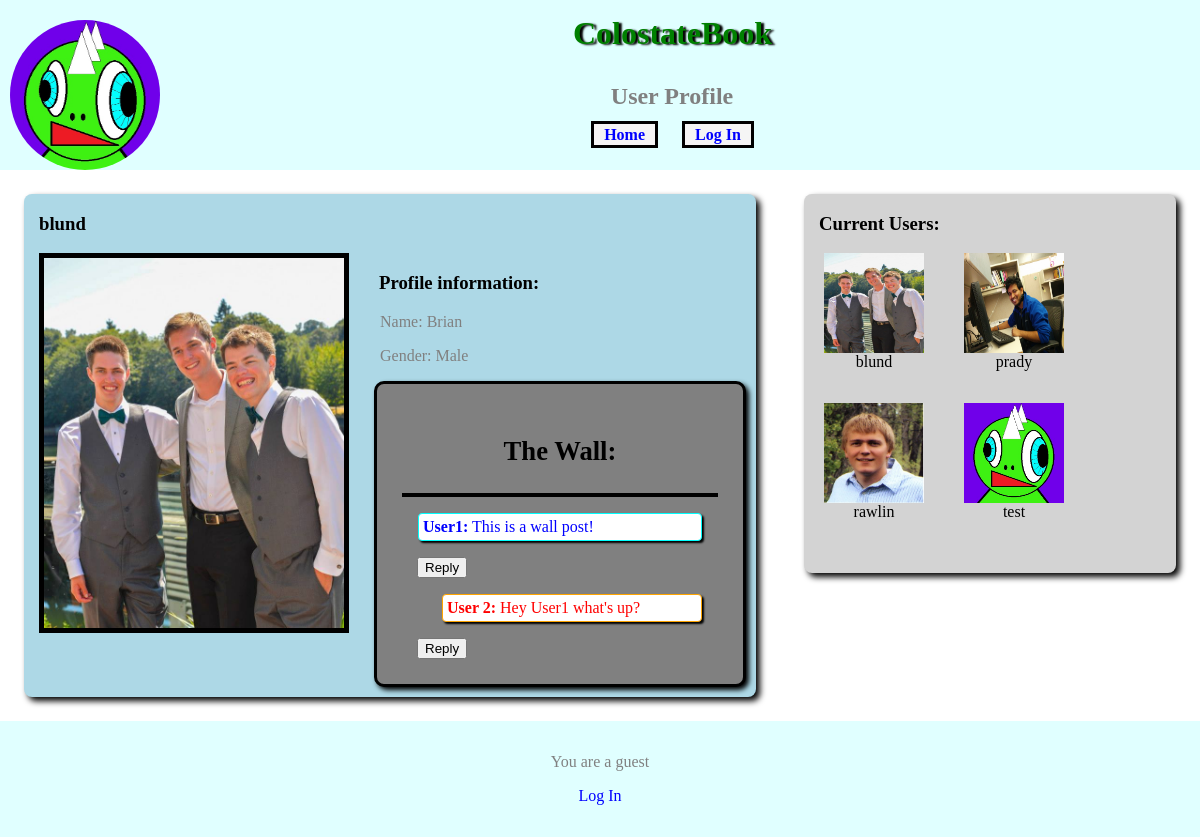
Page /profile.php?uname=blund on the earlier database version.
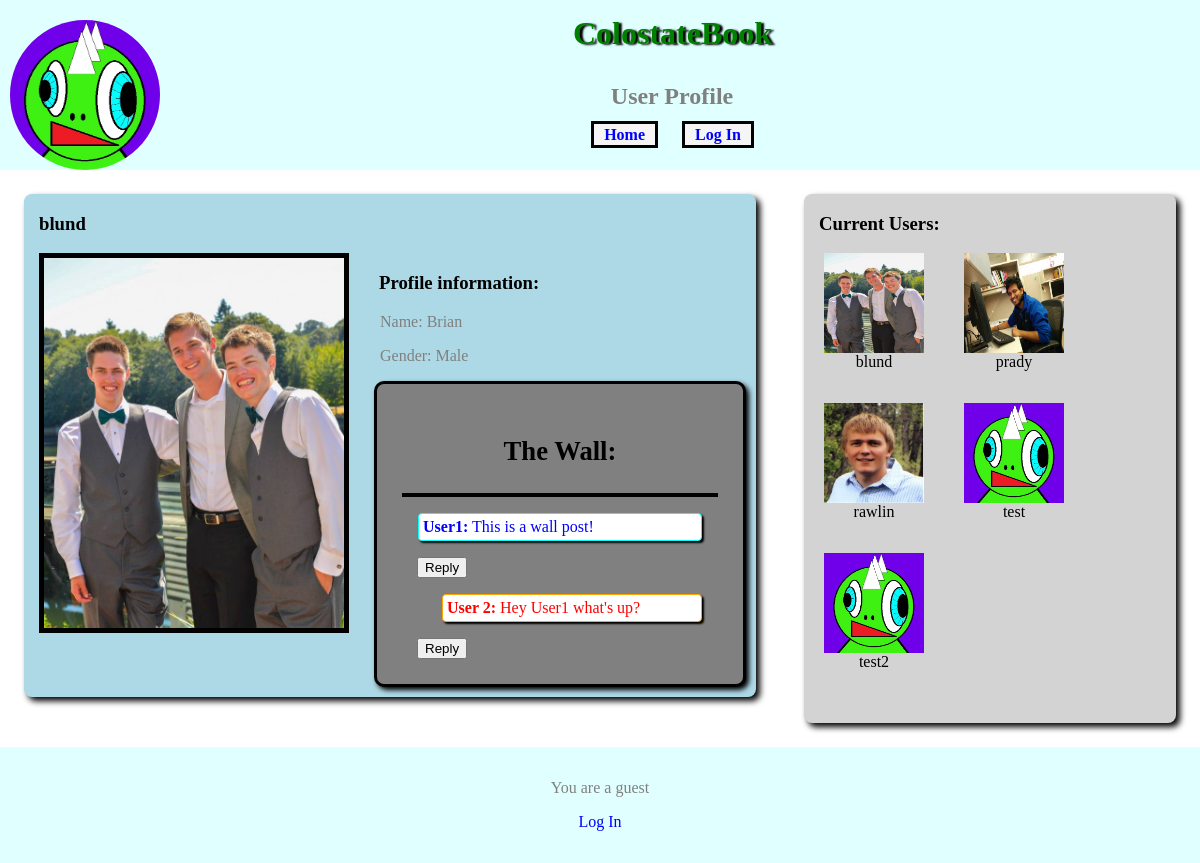
Same page on the later database version.
### tables this page shows
CREATE TABLE users (username varchar(255) unique primary key, password varchar(255), name varchar(255), gender varchar(6), phone varchar(20), email varchar(255), admin boolean, pictureLocation varchar(255) , bio varchar(255));

### helpers.php (called while the page is built, shortened)
<?php
function makeNewUser($uname, $pass, $name, $sex, $number, $mail, $privileges, $picture, $friends, $pending, $bio) {
	$u = new User();
	$u->username = $uname;
	$u->passwd  = $pass;
	$u->name  = $name;
	$u->gender = $sex;
	$u->phone  = $number;
	$u->email  = $mail;
	$u->admin  = $privileges;
	$u->pic = $picture;
	$u->friends = $friends;
	$u->pending = $pending;
	$u->bio = $bio;
	return $u;
}
function readUsers() {
	$q = new Querries();
	$db = $q->getDB();
	$array = $db->query($q->GET_ALL_USER_NAMES);
	$retVal=array();
  	while($res = $array->fetchArray())
	{
		$user = getUser($res["username"]);
        	array_push($retVal, $user);
        }
	return $retVal;
}
function getUser($uname) {
	$q = new Querries();
	$db = $q->getDB();
	$array = $db->query(sprintf($q->GET_USER, $uname));
	$res = $array->fetchArray();
  	$user = makeNewUser($res["username"],$res["password"],$res["name"],$res["gender"],$res["phone"],$res["email"],$res["admin"],$res["pictureLocation"], array(), array(), $res["bio"]);
	$user->friends = getFriends($uname);
	$user->pending = getRequests($uname);
	return $user;
}
function getUserSummary($username) {
	return getUser($username)->bio;
}
function getFriends($uname){
	if($uname == 'guest') return array();
	$q = new Querries();
	$db = $q->getDB();
	$array = $db->query(sprintf($q->GET_USER_FRIENDS, $uname));
	$friends=array();
	return $friends;
}
function getRequestUsers($uname){
	$q = new Querries();
	$db = $q->getDB();
	$array = $db->query(sprintf($q->GET_PENDING_REQUESTS, $uname));
	$requests=array();
	while($res = $array->fetchArray())
	{
		$user = getUser($res["user"]);
		array_push($requests,$user);
	}
	return $requests;
}
function getRequests($uname)
{
	$requests = array();
	foreach(getRequestUsers($uname) as $usr){
		$requests[$usr->username]=$usr->username;
	}
	return $requests;
}
function isPendingUser($username) {
	$q= new Querries();
	$db = $q->getDB();
	$res = $db->query(sprintf($q->IS_PENDING_USER, $username));
	if(!($res instanceof Sqlite3Result))
	{
		return false;
	}
	else {
		$array = $res->fetchArray();
		if ($array) {
			return true;
		}
		else {
			return false;
		}
	}
}
?>

### profile.php (the view, shortened to what this page needs)
<?php
include 'header.php';
include 'nav.php';
$uname = "";
if (isset($_GET['uname'])) {
	$uname = $_GET['uname'];
}
$user = getUser($uname);
$userSummary = getUserSummary($uname);
?>
<?php if (!is_null($user)) {?>
<div class="wrapper">
	<div class="left">
<?php
echo "<h3>$uname</h3>";
 ?>
<img class="prof_pic" src="<?php echo $user->pic; ?>" alt="Photo of <?php echo $user->name?>" />
<div id="profile_info">
	<h3>Profile information:</h3>
	<p>Name: <?php echo ' ' . $user->name ?></p>
	<p>Gender: <?php echo ' ' . $user->gender ?></p>
<div id="wall">
	<h3>The Wall:</h3>
	<div class="wallPost">
		<p id="comment"><b>User1:</b> This is a wall post!</p>
			<form method="post" action="<?php echo htmlspecialchars($_SERVER['PHP_SELF']) . "?uname=$uname"; ?>">
				<input type="submit" value="Reply" />
			</form>
		<p id="reply"><b>User 2:</b> Hey User1 what's up?</p>
			<form method="post" action="<?php echo htmlspecialchars($_SERVER['PHP_SELF']) . "?uname=$uname"; ?>">
				<input type="submit" value="Reply" />
			</form>
	</div>
</div>
</div>
</div>
<?php include 'userList.php'; ?>
</div>
<?php } else {
	?>
	<p>ERROR: No user profile was specified.</p>
<?php } ?>
<?php include 'footer.php'; ?>

### userList.php (shortened to what this page needs)
<div class="users">
	<div id="friends">
	<h3>Current Users:</h3>
	<?php
	$users = readUsers();
	foreach($users as $u){
		if (!isPendingUser($u->username)) {
		$uname = $u->username;
		$picture = $u->pic;
		if(!in_array($u, getFriends($_SESSION['username']))){?>
		<div class="user">
			<?php echo '<a href="profile.php?uname='.$uname.'"><img class="thumbnails" src="'.$picture.'" alt="user1" /></a>'; ?>
			<?php echo $uname ?>
		</div>
	<?php
	}
	}
	}
	?>
	</div>
</div>

Differences in the rows shown:
added users: pictureLocation (placeholder picture), uname "test2"
